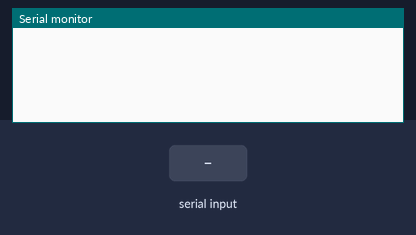
This sketch was run on a simulated Arduino Uno, built with avr-gcc and run on an emulated ATmega328P. Parts: the last lines printed to the serial monitor. Inputs (shaded band) come from the test bench.

Above: at 1.2 s.
1.3 s: "90,45\n" received over Serial
At 2.7 s:
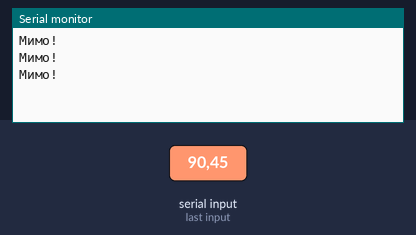
3.8 s: "3\n" received over Serial
At 4.6 s:
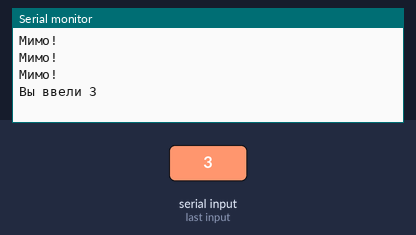

Measured:
- after the input at 1.3 s, the serial monitor: prints a new line at once (image 1)
- after the input at 3.8 s, the serial monitor: prints a new line at once (image 2)

The sketch:

1_2_3_4_______.ino
```cpp
byte val;
void setup() {
Serial.begin(9600);

}

void loop() {
if (Serial.available()){
  val=Serial.parseInt();
  switch (val){
    case 3: Serial.println("Вы ввели 3");
    break;
    case 5: Serial.println("Вы ввели 5");
    break;
    case 7: Serial.println("Вы ввели 7");
    break;
    default : Serial.println("Мимо!");
  }
}
}
```
